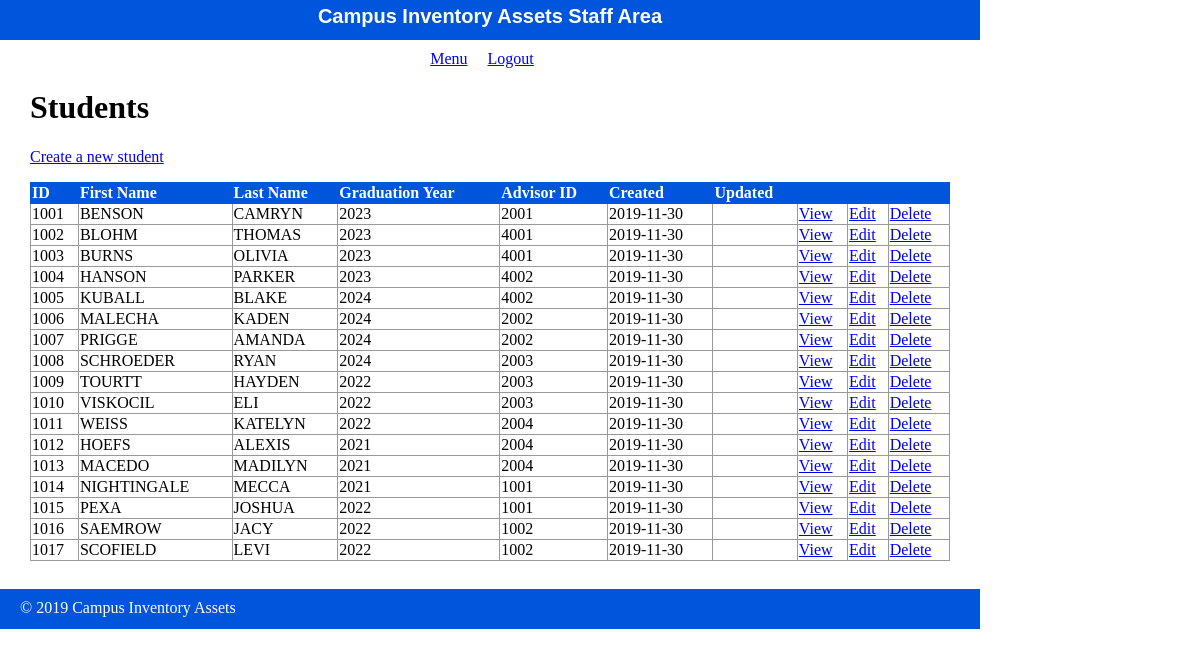
/admin/student/index.php, run on the app's committed database.
### tables this page shows
create table student(
    student_id int(6) Primary Key,
    student_fname varchar(25),
    student_lname varchar(25),
    grad_year int(4),
    advisor_id int(4),
    stu_date_created date,
    stu_date_updated date,
    foreign key(advisor_id) references advisor(advisor_id)
);

### private/functions.php (called while the page is built, shortened)
<?php
$db = db_connect();
function url_for($script_path) {
  return WWW_ROOT . $script_path;
}
function u($string="") {
  return urlencode($string);
}
function h($string="") {
  return htmlspecialchars($string);
}
function query($sql){
  global $db;
  $result = mysqli_query($db, $sql);
  return $result;
}
?>

### public/admin/student/index.php (the view, shortened to what this page needs)
<?php
include(SHARED_PATH . '/admin_header.php');
$sql = "select * from student";
$student_set = query($sql);
?>
<div id="content">
  <div class="pages listing">
    <h1>Students</h1>
    <div class="actions">
      <a class="action" href="<?php echo url_for('/admin/student/new.php'); ?>">Create a new student</a>
    </div>
  	<table class="list">
  	  <tr>
        <th>ID</th>
        <th>First Name</th>
        <th>Last Name</th>
        <th>Graduation Year</th>
        <th>Advisor ID</th>
  	    <th>Created</th>
        <th>Updated</th>
  	    <th>&nbsp;</th>
  	    <th>&nbsp;</th>
        <th>&nbsp;</th>
  	  </tr>
      <?php while($index = mysqli_fetch_assoc($student_set)) { ?>
        <tr>
          <td><?php echo h($index['student_id']); ?></td>
          <td><?php echo h($index['student_fname']); ?></td>
    	    <td><?php echo h($index['student_lname']); ?></td>
          <td><?php echo h($index['grad_year']); ?></td>
          <td><?php echo h($index['advisor_id']); ?></td>
          <td><?php echo h($index['stu_date_created']); ?></td>
          <td><?php echo h($index['stu_date_updated']); ?></td>
          <td><a class="action" href="<?php echo url_for('/admin/adivsor/show.php?id=' . h(u($index['advisor_id']))); ?>">View</a></td>
          <td><a class="action" href="<?php echo url_for('/admin/adivsor/edit.php?id=' . h(u($index['advisor_id']))); ?>">Edit</a></td>
          <td><a class="action" href="<?php echo url_for('/admin/adivsor/delete.php?id=' . h(u($index['advisor_id']))); ?>">Delete</a></td>
    	  </tr>
      <?php } ?>
  	</table>
  </div>
</div>
<?php include(SHARED_PATH . '/admin_footer.php'); ?>

### public/stylesheets/staff.css (style rules this page uses)
html { height: 100%; width: 100%; }
body { height: 980px; width: 100%; margin: 0; padding: 0; }
#content { width: 920px; min-height: 500px; padding: 0 30px; }
.actions { margin-bottom: 1em; }
table { border-collapse: collapse; vertical-align: top; }
table.list { width: 100%; }
table.list tr td { border: 1px solid #999999; }
table.list tr th { border: 1px solid #0055DD; background: #0055DD; color: white; text-align: left; }

### data on the page
student: student_id "1001", student_fname "BENSON", student_lname "CAMRYN", grad_year "2023", advisor "2001", stu_date_created "2019-11-30"
student: student_id "1002", student_fname "BLOHM", student_lname "THOMAS", grad_year "2023", advisor "4001", stu_date_created "2019-11-30"
student: student_id "1003", student_fname "BURNS", student_lname "OLIVIA", grad_year "2023", advisor "4001", stu_date_created "2019-11-30"
student: student_id "1004", student_fname "HANSON", student_lname "PARKER", grad_year "2023", advisor "4002", stu_date_created "2019-11-30"
student: student_id "1005", student_fname "KUBALL", student_lname "BLAKE", grad_year "2024", advisor "4002", stu_date_created "2019-11-30"
student: student_id "1006", student_fname "MALECHA", student_lname "KADEN", grad_year "2024", advisor "2002", stu_date_created "2019-11-30"
student: student_id "1007", student_fname "PRIGGE", student_lname "AMANDA", grad_year "2024", advisor "2002", stu_date_created "2019-11-30"
student: student_id "1008", student_fname "SCHROEDER", student_lname "RYAN", grad_year "2024", advisor "2003", stu_date_created "2019-11-30"
student: student_id "1009", student_fname "TOURTT", student_lname "HAYDEN", grad_year "2022", advisor "2003", stu_date_created "2019-11-30"
student: student_id "1010", student_fname "VISKOCIL", student_lname "ELI", grad_year "2022", advisor "2003", stu_date_created "2019-11-30"
student: student_id "1011", student_fname "WEISS", student_lname "KATELYN", grad_year "2022", advisor "2004", stu_date_created "2019-11-30"
student: student_id "1012", student_fname "HOEFS", student_lname "ALEXIS", grad_year "2021", advisor "2004", stu_date_created "2019-11-30"
student: student_id "1013", student_fname "MACEDO", student_lname "MADILYN", grad_year "2021", advisor "2004", stu_date_created "2019-11-30"
student: student_id "1014", student_fname "NIGHTINGALE", student_lname "MECCA", grad_year "2021", advisor "1001", stu_date_created "2019-11-30"
student: student_id "1015", student_fname "PEXA", student_lname "JOSHUA", grad_year "2022", advisor "1001", stu_date_created "2019-11-30"
student: student_id "1016", student_fname "SAEMROW", student_lname "JACY", grad_year "2022", advisor "1002", stu_date_created "2019-11-30"
student: student_id "1017", student_fname "SCOFIELD", student_lname "LEVI", grad_year "2022", advisor "1002", stu_date_created "2019-11-30"
